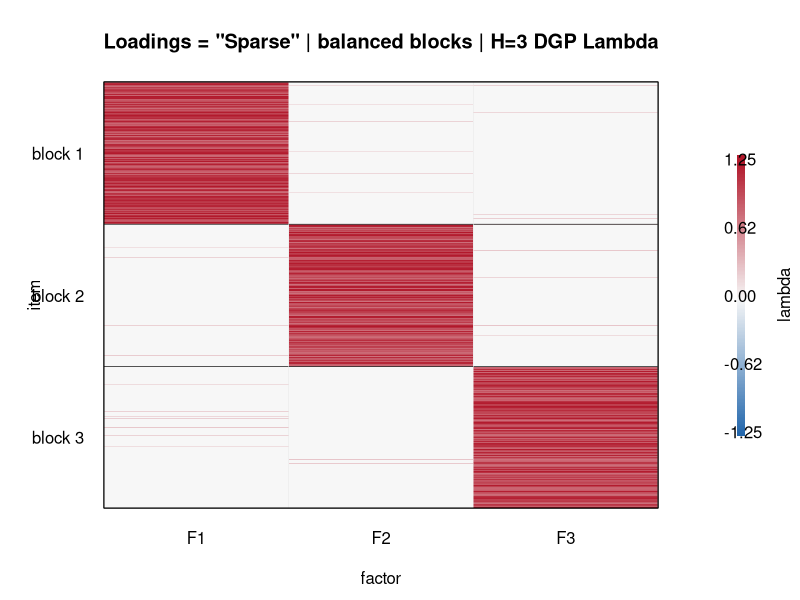
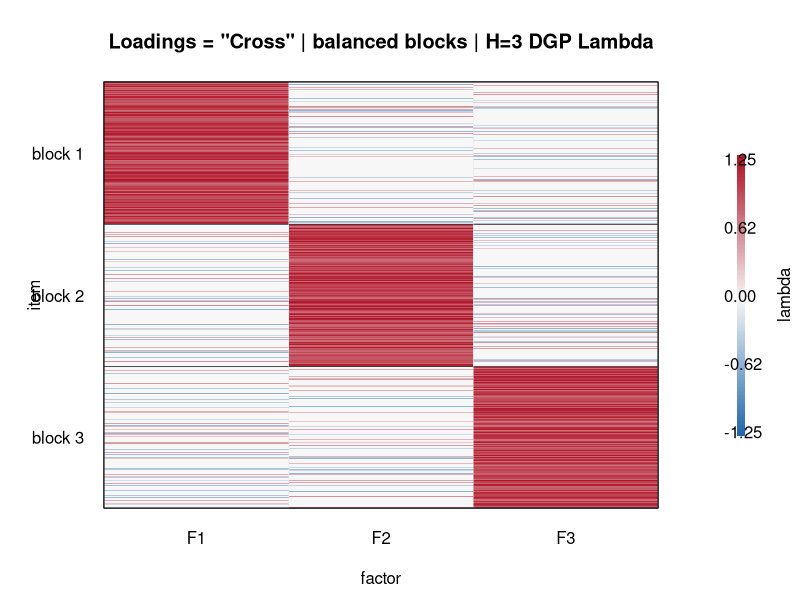
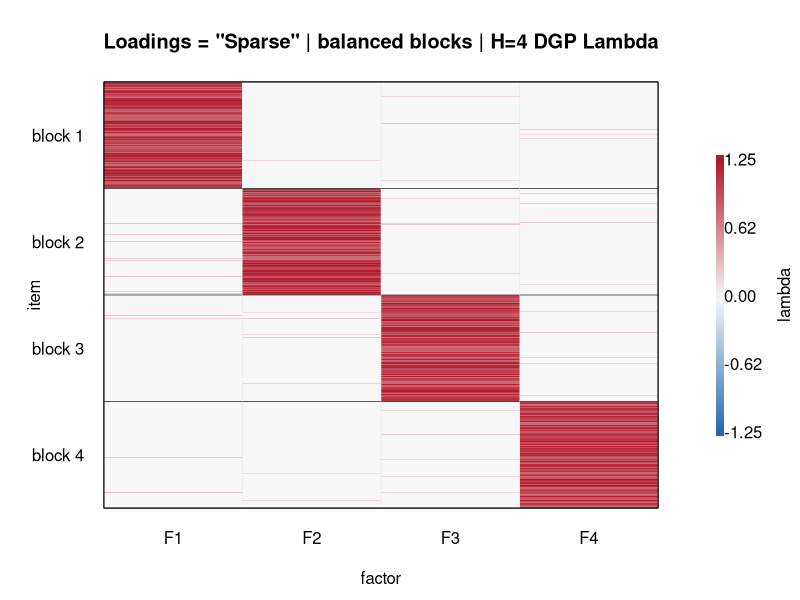
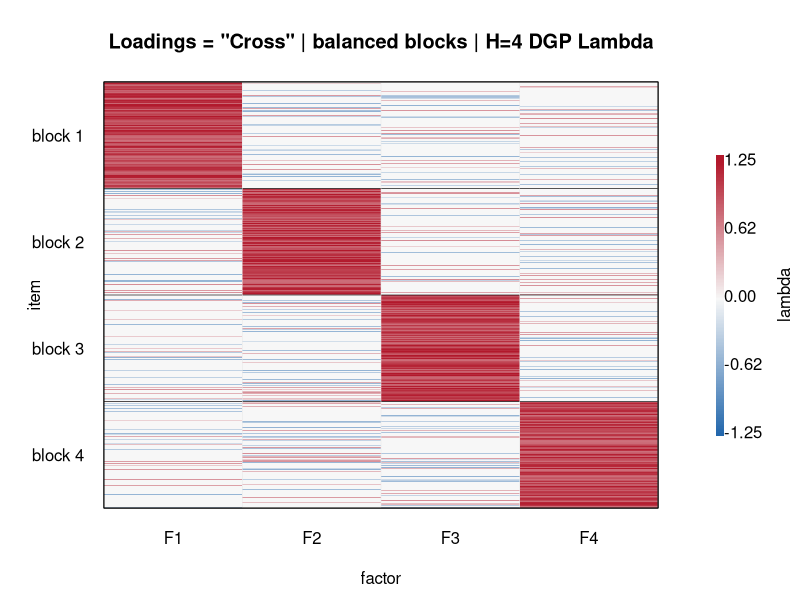

Here is the R script that generated these plots, in order:
#!/usr/bin/env Rscript

# Paper-ready heatmaps for the DGP loading matrices used by the sample-size
# simulation. The simulation redraws Lambda in each replication; these figures
# use the same generator with fixed figure seeds to show representative
# realizations of the two loading designs.

options(stringsAsFactors = FALSE)

get_env <- function(name, default, FUN = identity) {
  value <- Sys.getenv(name, unset = "")
  if (!nzchar(value)) return(default)
  FUN(value)
}

parse_int_csv <- function(x) as.integer(strsplit(x, ",", fixed = TRUE)[[1L]])

out_dir <- get_env(
  "OUT_DIR",
  file.path(
    "..",
    "results",
    "moderate_crossloading_joint_mfa_sample_size_p500_25reps_H3H4_G2G3_MAP_intercepts_centered"
  ),
  as.character
)
dir.create(out_dir, recursive = TRUE, showWarnings = FALSE)

p <- get_env("P", 500L, as.integer)
H_values <- get_env("H_VALUES", c(3L, 4L), parse_int_csv)
figure_seed <- get_env("FIGURE_SEED", 20260813L, as.integer)
block_size_mode <- get_env("BLOCK_SIZE_MODE", "balanced", as.character)

loading_designs <- c(
  sparse = "balanced_moderate_few_positive_cross",
  cross = "balanced_moderate_dense_signed_cross"
)
loading_titles <- c(
  sparse = 'Loadings = "Sparse"',
  cross = 'Loadings = "Cross"'
)
block_size_titles <- c(
  balanced = "balanced blocks",
  ifeval_like = "strongly unbalanced blocks",
  moderate_ifeval_like = "unbalanced blocks"
)

balanced_block_sizes <- function(p, H) {
  block_sizes <- rep(floor(p / H), H)
  remainder <- p - sum(block_sizes)
  if (remainder > 0L) block_sizes[seq_len(remainder)] <- block_sizes[seq_len(remainder)] + 1L
  block_sizes
}

ifeval_like_block_sizes <- function(p, H) {
  proportions <- switch(
    as.character(H),
    "3" = c(425, 31, 44) / 500,
    "4" = c(415, 35, 18, 32) / 500,
    rep(1 / H, H)
  )
  raw_sizes <- floor(p * proportions)
  remainder <- p - sum(raw_sizes)
  if (remainder > 0L) {
    order_idx <- order(p * proportions - raw_sizes, decreasing = TRUE)
    raw_sizes[order_idx[seq_len(remainder)]] <- raw_sizes[order_idx[seq_len(remainder)]] + 1L
  }
  pmax(raw_sizes, 1L)
}

moderate_ifeval_like_block_sizes <- function(p, H, blend_to_balanced = 0.50) {
  ifeval_proportions <- switch(
    as.character(H),
    "3" = c(425, 31, 44) / 500,
    "4" = c(415, 35, 18, 32) / 500,
    rep(1 / H, H)
  )
  balanced_proportions <- rep(1 / H, H)
  proportions <- (1 - blend_to_balanced) * ifeval_proportions +
    blend_to_balanced * balanced_proportions
  raw_sizes <- floor(p * proportions)
  remainder <- p - sum(raw_sizes)
  if (remainder > 0L) {
    order_idx <- order(p * proportions - raw_sizes, decreasing = TRUE)
    raw_sizes[order_idx[seq_len(remainder)]] <- raw_sizes[order_idx[seq_len(remainder)]] + 1L
  }
  pmax(raw_sizes, 1L)
}

make_block_sizes <- function(p, H, mode = block_size_mode) {
  mode <- match.arg(mode, c("balanced", "ifeval_like", "moderate_ifeval_like"))
  if (mode == "ifeval_like") return(ifeval_like_block_sizes(p, H))
  if (mode == "moderate_ifeval_like") return(moderate_ifeval_like_block_sizes(p, H))
  balanced_block_sizes(p, H)
}

block_sign_matrix <- function(H) {
  signs <- matrix(sample(c(-1, 1), H * H, replace = TRUE), H, H)
  diag(signs) <- sample(c(-1, 1), H, replace = TRUE)
  signs
}

make_strong_same_sign_loadings <- function(design_name, p, H) {
  block_sizes <- make_block_sizes(p, H)
  block_id <- rep(seq_len(H), times = block_sizes)
  signs <- block_sign_matrix(H)
  Lambda <- matrix(0, p, H)

  if (design_name == "balanced_moderate_few_positive_cross") {
    for (j in seq_len(p)) {
      h <- block_id[j]
      Lambda[j, h] <- runif(1, 0.75, 1.25)
      for (k in setdiff(seq_len(H), h)) {
        if (runif(1) < 0.035) Lambda[j, k] <- runif(1, 0.12, 0.28)
      }
    }
  } else if (design_name == "balanced_moderate_dense_signed_cross") {
    for (j in seq_len(p)) {
      h <- block_id[j]
      Lambda[j, h] <- runif(1, 0.75, 1.25)
      for (k in setdiff(seq_len(H), h)) {
        if (runif(1) < 0.25) Lambda[j, k] <- sample(c(-1, 1), 1L) * runif(1, 0.20, 0.60)
      }
    }
  } else {
    stop("Unsupported loading design: ", design_name)
  }

  list(Lambda = Lambda, block_id = block_id, block_sizes = block_sizes)
}

make_design_lambda <- function(design_key, H, p, figure_seed) {
  set.seed(figure_seed + 1000L * H + match(design_key, names(loading_designs)))
  make_strong_same_sign_loadings(loading_designs[[design_key]], p = p, H = H)
}

plot_lambda_heatmap <- function(Lambda, block_id, title, out_file, zlim = c(-1.25, 1.25)) {
  p <- nrow(Lambda)
  H <- ncol(Lambda)
  pal <- colorRampPalette(c("#2166AC", "#F7F7F7", "#B2182B"))(201)
  breaks <- seq(zlim[1L], zlim[2L], length.out = length(pal) + 1L)
  z <- Lambda
  z[z < zlim[1L]] <- zlim[1L]
  z[z > zlim[2L]] <- zlim[2L]
  block_starts <- which(!duplicated(block_id))
  block_ends <- c(block_starts[-1L] - 1L, p)
  block_mids <- (block_starts + block_ends) / 2

  png(out_file, width = 920, height = 1240, res = 180)
  op <- par(mar = c(4.6, 5.2, 4.1, 7.1), xpd = FALSE)
  on.exit({
    par(op)
    dev.off()
  }, add = TRUE)

  image(
    x = seq_len(H),
    y = seq_len(p),
    z = t(z[p:1, , drop = FALSE]),
    col = pal,
    breaks = breaks,
    xaxt = "n",
    yaxt = "n",
    xlab = "factor",
    ylab = "item",
    main = title,
    useRaster = TRUE
  )
  axis(1, at = seq_len(H), labels = paste0("F", seq_len(H)), tick = FALSE)
  axis(2, at = p - block_mids + 1L, labels = paste0("block ", seq_len(H)), las = 1, tick = FALSE)
  abline(h = p - block_ends[-length(block_ends)] + 0.5, col = "#3A3A3A", lwd = 0.8)
  abline(v = seq_len(H) + 0.5, col = "#E8E8E8", lwd = 0.5)
  box()

  par(xpd = NA)
  legend_y <- seq(0.18, 0.82, length.out = length(pal))
  legend_x <- rep(H + 0.95, length(pal))
  points(legend_x, legend_y * p, pch = 15, col = pal, cex = 1.1)
  axis(
    side = 4,
    at = c(0.18, 0.34, 0.50, 0.66, 0.82) * p,
    labels = sprintf("%.2f", seq(zlim[1L], zlim[2L], length.out = 5L)),
    las = 1,
    line = 2.3,
    tick = FALSE
  )
  mtext("lambda", side = 4, line = 5.8)

  invisible(TRUE)
}

write_lambda_table <- function(Lambda, block_id, design_key, H, out_file) {
  tab <- data.frame(
    item = seq_len(nrow(Lambda)),
    block = block_id,
    loading_design = loading_titles[[design_key]],
    block_size_mode = block_size_mode,
    H = H,
    Lambda,
    check.names = FALSE
  )
  names(tab)[seq_len(H) + 5L] <- paste0("F", seq_len(H))
  write.csv(tab, out_file, row.names = FALSE)
}

out_files <- character(0)
for (H in H_values) {
  for (design_key in names(loading_designs)) {
    loading <- make_design_lambda(design_key, H = H, p = p, figure_seed = figure_seed)
    tag <- paste0(design_key, "_H", H)
    block_title <- if (block_size_mode %in% names(block_size_titles)) {
      block_size_titles[[block_size_mode]]
    } else {
      block_size_mode
    }
    title <- sprintf("%s | %s | H=%d DGP Lambda", loading_titles[[design_key]], block_title, H)
    png_file <- file.path(out_dir, paste0("dgp_lambda_heatmap_", tag, ".png"))
    csv_file <- file.path(out_dir, paste0("dgp_lambda_matrix_", tag, ".csv"))
    plot_lambda_heatmap(loading$Lambda, loading$block_id, title, png_file)
    write_lambda_table(loading$Lambda, loading$block_id, design_key, H, csv_file)
    out_files <- c(out_files, png_file, csv_file)
  }
}

cat("Wrote DGP loading heatmaps and matrices:\n")
cat(paste(normalizePath(out_files, mustWork = FALSE), collapse = "\n"), "\n")
